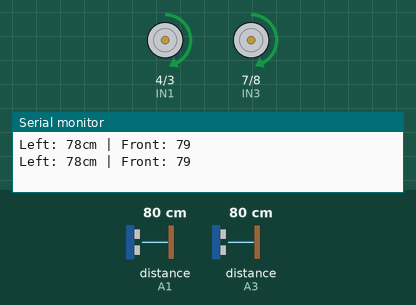
The sketch below on a simulated Arduino Uno, built with avr-gcc and run on an emulated ATmega328P. Parts: motor-driver pin pairs drawn as motors (green arrow = first pin HIGH = forward, orange = second pin HIGH = backward, longer = more drive, scaled by the enable pin), the last lines printed to the serial monitor. Wiring (inferred from the names in the program): 2 × ultrasonic range finder: trigger A0, echo A1 / trigger A2, echo A3. Inputs (shaded band) come from the test bench; at power-on: distance to the obstacle (sensors on A1, A3) 80 cm. The echo pulse lasts 58.3 µs per cm.

Above: at 1.5 s.
1.6 s: distance to the obstacle (sensor on A1) set to 41 cm
At 1.88 s:
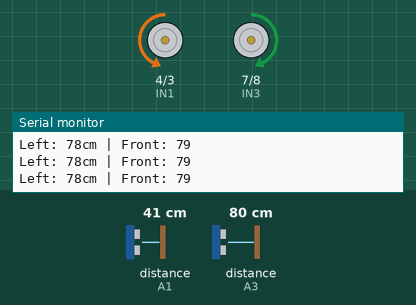
5.1 s: distance to the obstacle (sensor on A1) set to 34 cm
6.9 s: distance to the obstacle (sensor on A3) set to 76 cm
8.4 s: distance to the obstacle (sensor on A3) set to 71 cm
9.9 s: distance to the obstacle (sensor on A3) set to 9 cm
At 10.23 s:
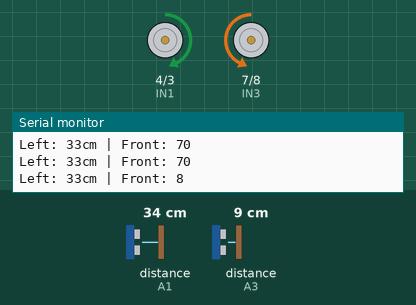
13.4 s: distance to the obstacle (sensor on A3) set to 35 cm
At 19.4 s:
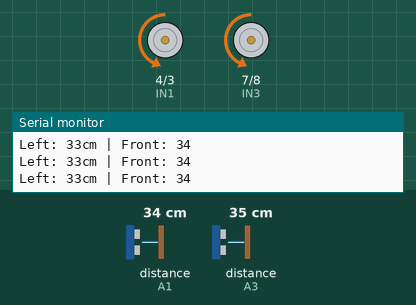
Timing chart, 0 to 26.2 s (numbered marks = the images above; inputs shaded):
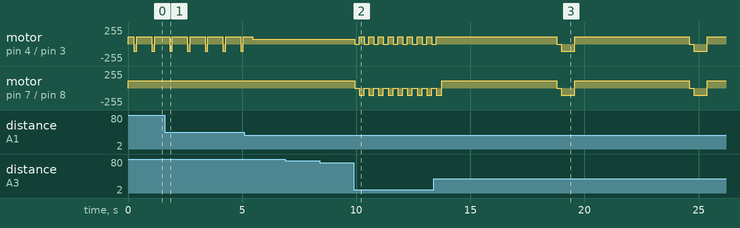

The sketch:

MazeBotFinals.ino
```cpp
#include <Arduino.h>
// CONFIGURATION: Pins and calibrated values

// --- Motor Pins (L298N) ---
#define ENA  5  // PWM pin for left motor speed
#define IN1  4  // left motor direction
#define IN2  3  // left motor direction
#define ENB  6  // PWM pin for right motor speed
#define IN3  7  // right motor direction
#define IN4  8  // right motor direction

// --- Ultrasonic Sensor Pins ---
#define trigLeft  A0
#define echoLeft  A1
#define trigFront A2
#define echoFront A3

// --- Motor speed calibration ---
const int BASE_SPEED_LEFT  = 110;  // Base PWM for left motor
const int BASE_SPEED_RIGHT = 110;  // Base PWM for right motor

// --- Distance thresholds (in centimeters) ---
const int STUCK_DIST      = 6;     // Distance considered "stuck" (emergency reverse)
const int MIN_WALL_DIST   = 15;    // Too close to left wall
const int MAX_WALL_DIST   = 25;    // Comfortable distance from left wall
const int OPEN_WALL_DIST  = 35;    // Considered open space on the left
const int FRONT_WALL_DIST = 15;    // Distance to front wall to trigger 180 turn

// --- Turn timing (milliseconds) ---
const int TURN_90_TIME  = 120;    // Milliseconds to approximate 90 degrees
const int TURN_180_TIME = 220;    // Milliseconds to approximate 180 degrees

// --- Anti-idle / stuck detection variables ---
unsigned long lastMoveTime = 0;
long lastDistSum = 0;
const long STUCK_TIMEOUT = 5000;   // 5 seconds

void setup() {
  Serial.begin(9600);

  // Setup Ultrasonic Pins
  pinMode(trigLeft, OUTPUT);  pinMode(echoLeft, INPUT);
  pinMode(trigFront, OUTPUT); pinMode(echoFront, INPUT);

  // Setup Motor Driver Pins
  pinMode(ENA, OUTPUT); pinMode(IN1, OUTPUT); pinMode(IN2, OUTPUT);
  pinMode(ENB, OUTPUT); pinMode(IN3, OUTPUT); pinMode(IN4, OUTPUT);

  lastMoveTime = millis();
}

void loop() {
  // 1. Read distances from sensors
  long distLeft  = getDistance(trigLeft, echoLeft);
  long distFront = getDistance(trigFront, echoFront);

  // Debug output to Serial Monitor
  Serial.print("Left: "); Serial.print(distLeft);
  Serial.print("cm | Front: "); Serial.println(distFront);

  // --- Anti-stuck logic (movement detector) ---
  if (abs((distLeft + distFront) - lastDistSum) > 1) {
    lastMoveTime = millis();
    lastDistSum = distLeft + distFront;
  }
  if (millis() - lastMoveTime > STUCK_TIMEOUT) {
    stopMotors();
    delay(200);
    // Emergency reverse to free the robot
    analogWrite(ENA, BASE_SPEED_LEFT);
    digitalWrite(IN1, LOW); digitalWrite(IN2, HIGH);
    analogWrite(ENB, BASE_SPEED_RIGHT - 40);
    digitalWrite(IN3, LOW); digitalWrite(IN4, HIGH);
    delay(600);
    stopMotors();
    lastMoveTime = millis();
    return;
  }

  // 2. Left-wall follower behavior

  // Case A: Emergency backup (front obstacle)
  if (distFront < STUCK_DIST && distFront > 0) {
    stopMotors();
    delay(100);
    analogWrite(ENA, BASE_SPEED_LEFT);
    digitalWrite(IN1, LOW); digitalWrite(IN2, HIGH);
    analogWrite(ENB, BASE_SPEED_RIGHT - 20);
    digitalWrite(IN3, LOW); digitalWrite(IN4, HIGH);
    delay(500);
    stopMotors();
    delay(100);
    return;
  }

  // Case A.1: Emergency backup (too close to left wall)
  if (distLeft < STUCK_DIST && distLeft > 0) {
    stopMotors();
    delay(100);
    analogWrite(ENA, BASE_SPEED_LEFT - 30);
    digitalWrite(IN1, LOW); digitalWrite(IN2, HIGH);
    analogWrite(ENB, BASE_SPEED_RIGHT);
    digitalWrite(IN3, LOW); digitalWrite(IN4, HIGH);
    delay(450);
    stopMotors();
    delay(100);
    return;
  }

  // Case B: Dead end (front is close) -> 180 turn to the right
  if (distFront < FRONT_WALL_DIST && distFront > 0) {
    stopMotors();
    delay(200);
    turn180Right();
    return;
  }

  // Case C: Left side is open -> move and turn left
  if (distLeft > OPEN_WALL_DIST) {
    moveForward(BASE_SPEED_LEFT, BASE_SPEED_RIGHT);
    delay(250);
    turn90Left();
    moveForward(BASE_SPEED_LEFT, BASE_SPEED_RIGHT);
    delay(400);
    return;
  }

  // Case D: Normal wall-following corrections
  if (distLeft < MIN_WALL_DIST && distLeft > 0) {
    moveForward(BASE_SPEED_LEFT, BASE_SPEED_RIGHT - 35);
  }
  else if (distLeft > MAX_WALL_DIST) {
    moveForward(BASE_SPEED_LEFT - 35, BASE_SPEED_RIGHT);
  }
  else {
    moveForward(BASE_SPEED_LEFT, BASE_SPEED_RIGHT);
  }

  delay(30);
}

// ====================================================================
// FUNCTIONS: sensors and motor movement (no logic changes)
// ====================================================================

long getDistance(int trigPin, int echoPin) {
  digitalWrite(trigPin, LOW);
  delayMicroseconds(2);
  digitalWrite(trigPin, HIGH);
  delayMicroseconds(10);
  digitalWrite(trigPin, LOW);
  long duration = pulseIn(echoPin, HIGH, 25000);
  long distance = duration * 0.034 / 2;
  if (distance <= 0) return 999;
  return distance;
}

void moveForward(int speedLeft, int speedRight) {
  analogWrite(ENA, speedLeft);
  digitalWrite(IN1, HIGH); digitalWrite(IN2, LOW);
  analogWrite(ENB, speedRight);
  digitalWrite(IN3, HIGH); digitalWrite(IN4, LOW);
}

void turn90Left() {
  analogWrite(ENA, BASE_SPEED_LEFT);
  digitalWrite(IN1, LOW); digitalWrite(IN2, HIGH);
  analogWrite(ENB, BASE_SPEED_RIGHT);
  digitalWrite(IN3, HIGH); digitalWrite(IN4, LOW);
  delay(TURN_90_TIME);
  stopMotors();
}

void turn180Right() {
  analogWrite(ENA, BASE_SPEED_LEFT);
  digitalWrite(IN1, HIGH); digitalWrite(IN2, LOW);
  analogWrite(ENB, BASE_SPEED_RIGHT);
  digitalWrite(IN3, LOW); digitalWrite(IN4, HIGH);
  delay(TURN_180_TIME);
  stopMotors();
}

void stopMotors() {
  digitalWrite(IN1, LOW);   digitalWrite(IN2, LOW);
  digitalWrite(IN3, LOW);   digitalWrite(IN4, LOW);
  analogWrite(ENA, 0);      analogWrite(ENB, 0);
}
```

Measured:
- after the input at 9.9 s, motor on pin 4 (IN1) / pin 3 (IN2): alternates forward 110/255 for 0.22 s and stopped for 0.20 s, starting at once; motor on pin 7 (IN3) / pin 8 (IN4): alternates backward 110/255 for 0.22 s and stopped for 0.20 s, starting at once
- by itself, motor on pin 4 (IN1) / pin 3 (IN2): alternates forward 110/255 for 0.66 s and backward 110/255 for 0.12 s
